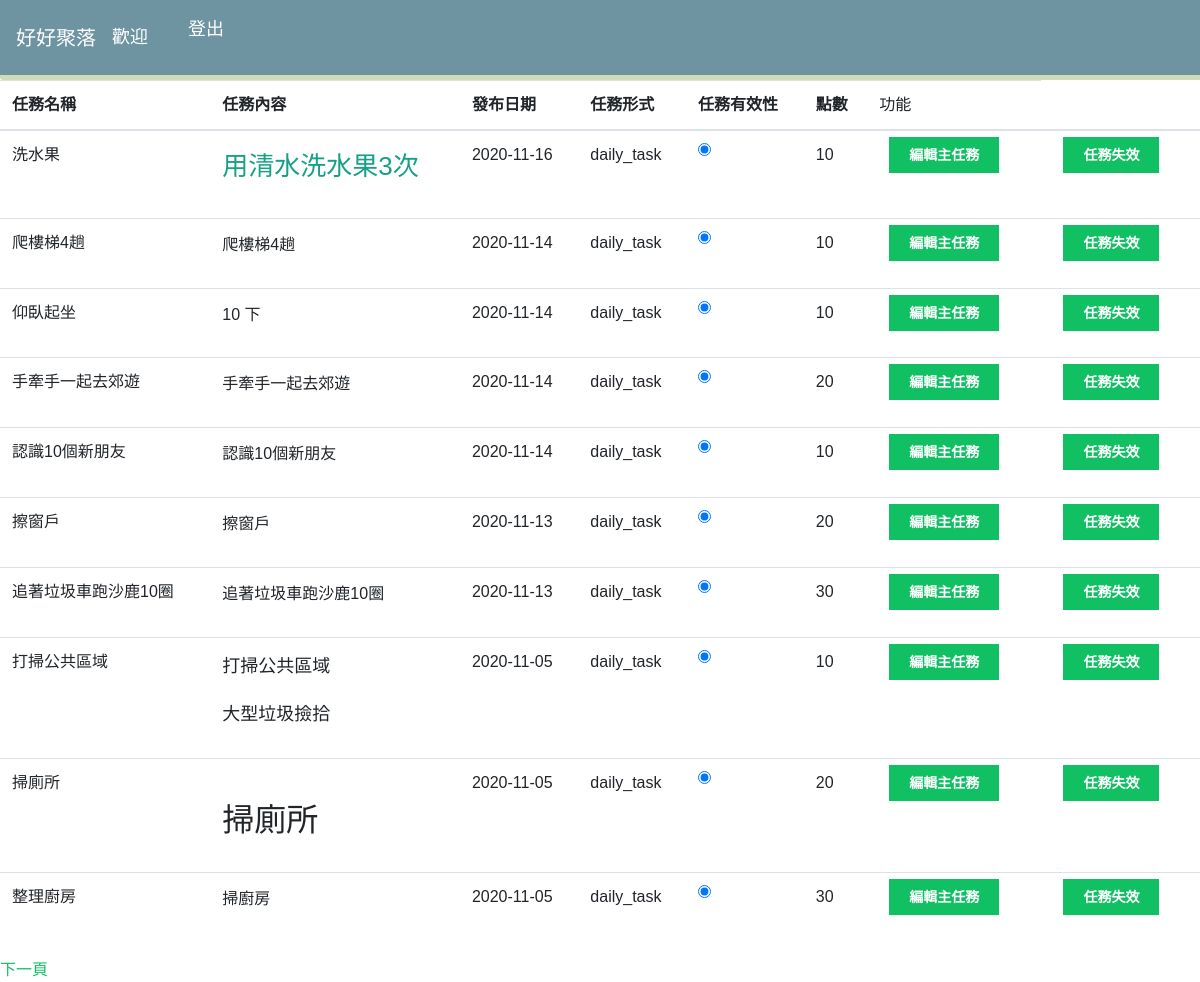
/app/task_list/, run on the app's committed database.
### app/models.py (models this page shows, shortened)
class Task(models.Model):
    TASK_CHOICE = (('daily_task', '每日任務')
                   , ('work_task', '工作任務'))
    task_name = models.CharField(max_length=32, verbose_name='任務名稱')
    task_content = RichTextField(verbose_name='任務內容')
    slug = RandomCharField(length=32, unique=True, unique_for_date='publish')
    publish = models.DateField(default=timezone.now, verbose_name='任務發布時間')
    task_type = models.CharField(max_length=12, choices=TASK_CHOICE, default='daily_task', verbose_name='任務型別')
    is_vaild  = models.BooleanField(default=True)
    point = models.IntegerField(verbose_name='點數')
    class Meta:
        ordering = ['-publish']
    def invalidTask_url(self):
        if self.is_vaild == True:
            return reverse('app:invalidTask', args=[self.publish.year, self.publish.month, self.publish.day, self.slug, 0])
        else:
            return reverse('app:invalidTask',
                           args=[self.publish.year, self.publish.month, self.publish.day, self.slug, 1])

### app/views.py (the view)
# urls.py: path('task_list/', views.task_list, name='task_list'),
def task_list(request):
    task_form: TaskForm
    tasks_list = Task.objects.all()
    paginator = Paginator(tasks_list, 10)  # 每頁10筆
    page = request.GET.get('page')
    try:
        tasks = paginator.page(page)
    except PageNotAnInteger:
        tasks = paginator.page(1)
    except EmptyPage:
        tasks = paginator.page(paginator.num_pages)
    return render(request, 'account/task_list.html', {'page': page, 'tasks': tasks})

### app/templates/account/task_list.html (shortened to what this page needs)
{% extends 'base.html' %}
{% block content %}
    <table class="table">
    <tr>
        <th scope="row">任務名稱</th>
        <th scope="row">任務內容</th>
        <th scope="row">發布日期</th>
        <th scope="row">任務形式</th>
        <th scope="row">任務有效性</th>
        <th scope="row">點數</th>
        <td scope="row">功能</td>
    </tr>
    <tbody>
    {% for task in tasks %}
        <tr>
        <td>{{ task.task_name|safe }}</td>
        <td>{{ task.task_content|safe }}</td>
        <td class="date">{{ task.publish|safe }}</td>
        <td>{{ task.task_type|safe }}</td>
           {% if task.is_vaild == True %}
            <td><input type="radio" checked>  </td>
            {% else %}
         <td><input type="radio" >  </td>
            {% endif %}
        <td>{{ task.point|safe }}</td>
            <td><a href="{{ task.task_edit}}" class="button btn-danger">編輯主任務</a></td>
            {% if task.is_vaild == 1 %}
            <td><a href="{{ task.invalidTask_url  }}" class="button">任務失效</a></td>
            {% else %}
            <td><a href="{{ task.invalidTask_url }}" class="button">任務生效</a></td>
            {% endif %}
        </tr>
    {% endfor %}
    </tbody>
    </table>
    {% include "pagination.html" with page=tasks %}
{% endblock %}

### app/static/css/base.css (style rules this page uses)
body { margin:0; padding:0; font-family:helvetica, sans-serif; }
p { line-height: 1.8; }
a { color:#12c064; text-decoration:none; }
h1, h2, h3, h4, h5 , h6 { font-family: 'Muli', sans-serif; font-weight:normal; }
h2 { margin:30px 0 20px; }
input, textarea { clear:both; float:left; margin:0 0 10px; background:#efefef; border:0; padding:6px 10px; font-size:14px; }
input[type=submit], a.button { font-weight:bold; background:#12c064; color:#fff; margin: 10px; padding:10px 20px; font-size:14px; text-transform:uppercase; }

### data on the page
Task: task_name "洗水果", task_content "用清水洗水果3次", publish "2020-11-16", task_type "daily_task", point "10"
Task: task_name "爬樓梯4趟", task_content "爬樓梯4趟", publish "2020-11-14", task_type "daily_task", point "10"
Task: task_name "仰臥起坐", task_content "10 下", publish "2020-11-14", task_type "daily_task", point "10"
Task: task_name "手牽手一起去郊遊", task_content "手牽手一起去郊遊", publish "2020-11-14", task_type "daily_task", point "20"
Task: task_name "認識10個新朋友", task_content "認識10個新朋友", publish "2020-11-14", task_type "daily_task", point "10"
Task: task_name "擦窗戶", task_content "擦窗戶", publish "2020-11-13", task_type "daily_task", point "20"
Task: task_name "追著垃圾車跑沙鹿10圈", task_content "追著垃圾車跑沙鹿10圈", publish "2020-11-13", task_type "daily_task", point "30"
Task: task_name "打掃公共區域", task_content "打掃公共區域 大型垃圾撿拾", publish "2020-11-05", task_type "daily_task", point "10"
Task: task_name "掃廁所", task_content "掃廁所", publish "2020-11-05", task_type "daily_task", point "20"
Task: task_name "整理廚房", task_content "掃廚房", publish "2020-11-05", task_type "daily_task", point "30"
